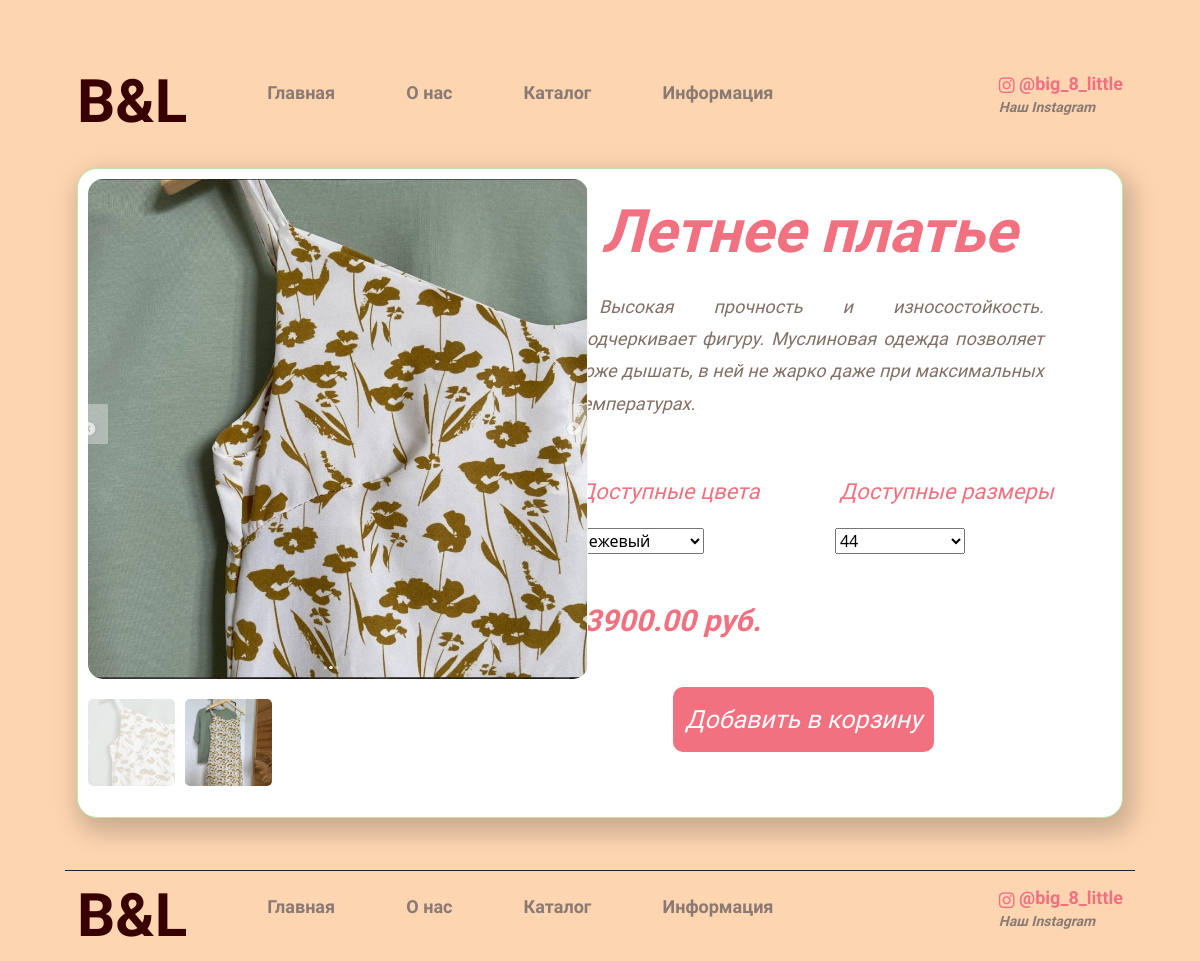
The app's page /products/dresses/summer_dress1/ with its own data.
### mainapp/models.py (models this page shows, shortened)
class ImageGallery(models.Model):
    content_type = models.ForeignKey(ContentType, on_delete=models.CASCADE, null=True)
    object_id = models.PositiveIntegerField()
    content_object = GenericForeignKey('content_type', 'object_id')
    image = models.ImageField(upload_to=upload_function, null=True, blank=True)
    is_main = models.BooleanField(default=False)
    class Meta:
        verbose_name = 'Галерея изображений'
        verbose_name_plural = verbose_name

class Product(models.Model):  # каркас продукта
    category = models.ForeignKey(Category, verbose_name='Категория', on_delete=models.CASCADE)
    title = models.CharField(max_length=255, verbose_name='Наименование')
    slug = models.SlugField(unique=True)
    description = models.TextField(verbose_name='Описание', null=True)
    price = models.DecimalField(max_digits=9, decimal_places=2, verbose_name='Цена')
    class Meta:
        verbose_name = 'Товар'
        verbose_name_plural = 'Товары'

### mainapp/views.py (the view)
# urls.py: path('products/<str:category_slug>/<str:product_slug>/', ProductDetail, name='product_detail'),
def ProductDetail(request, category_slug, product_slug):
    categories = Category.objects.all()
    category = get_object_or_404(Category, slug=category_slug)
    product = get_object_or_404(Product, slug=product_slug)
    images = ImageGallery.objects.filter(object_id=product.id)
    main_image = get_object_or_404(ImageGallery, object_id=product.id, is_main=True)
    colors = ColorField.objects.filter(object_id=product.id)
    sizes = SizeField.objects.filter(object_id=product.id)
    return render(request, 'product_detail.html', locals())

### mainapp/templates/product_detail.html (shortened to what this page needs)
{% extends 'catalog.html' %}
{% load static %}
{% block link-css %}
<link rel="stylesheet" href="{% static 'shop/css/base.css' %}">
<link rel="stylesheet" href="{% static 'shop/css/catalog.css' %}">
<link rel="stylesheet" href="{% static 'shop/css/product_detail.css' %}">
{% endblock %}
{% block main-content %}
<div class="container">
    <div class="content">
        <div class="detail-photo">
            <div class="double-slider">
                <div class="slider">
                    {% for img in images %}
                    <div class="slider-item">
                    </div>
                    {% endfor %}
                </div>
                <div class="down-imgs">
                    <div class="slider-nav">
                        {% for img in images %}
                        <div class="slider-nav-item">
                            <img src="{{img.image.url}}" loading="lazy" alt="">
                        </div>
                        {% endfor %}
                    </div>
                </div>
            </div>
        </div>
        <div class="detail-text">
            <p class="detail-name">
                {{product.title}}
            </p>
            <p class="detail-description">
                {{product.description}}
            </p>
            <div class="specification">
                <div class="colors-div">
                    <p class="name-specification">Доступные цвета</p>
                    <select>
                        {% for color in colors %}
                        <option class="colors">
                            {{color.color}}
                        </option>
                        {% endfor %}
                    </select>
                </div>
                <div class="sizes-div">
                    <p class="name-specification">Доступные размеры</p>
                    <select>
                        {% for size in sizes %}
                        <option class="sizes">
                            {{size.size}}
                        </option>
                        {% endfor %}
                    </select>
                </div>
            </div>
            <p class="detail-price">
                {{product.price}} руб.
            </p>
            <button class="add-to-cart">Добавить в корзину</button>
        </div>
    </div>
</div>
{% endblock %}

### static_dev/shop/css/base.css (style rules this page uses)
.container { width: 1170px; margin: 0 auto; z-index: 0; }
.content { display: flex; }
.content p { color: #827067; font-family: 'Exo 2', sans-serif; font-style: italic; font-weight: 200; font-size: 20px; line-height: 1.8em; text-indent: 1.4em; text-align: justify; }
.slider { min-width: 0; left: 0; width: 350px; z-index: 1; }
.slider-nav { min-width: 0; z-index: 1; }
.slider-nav img { width: 87px; height: 87px; border-radius: 5%; }
.slick-current { opacity: 0.2; }
.slider { position: relative; }
.slider-item.slick-slide { z-index: 1 !important; }
@media screen and (max-width: 1400px) { .content p { font-size: 19px; } }
@media screen and (max-width: 1200px) { .container { width: 1070px; } }
@media screen and (max-width: 1200px) { .slider-nav img { width: 73px; height: 73px; } }
@media screen and (max-width: 1200px) { .slider { width: 300px; } }
@media screen and (max-width: 1200px) { .content p { font-size: 18px; } }

### static_dev/shop/css/catalog.css (style rules this page uses)
body { background: #fdd5b1; }
.content { display: flex; position: relative; }

### static_dev/shop/css/product_detail.css (style rules this page uses)
.content { position: relative; display: flex; border: 1px solid #b5e9a7; border-radius: 20px; background: #fff; height: 650px; box-shadow: 5px 10px 25px 5px rgb(0 0 0 / 20%); overflow: hidden; margin: 2% 0 5% 0; }
.detail-photo { float: left; width: 40%; margin: 1% 1%; }
.detail-text { float: right; width: 50%; }
.slider { min-width: 0; left: 0; width: 500px; z-index: 1; }
.slider-nav { min-width: 0; z-index: 1; }
.slider-nav img { width: 87px; height: 87px; border-radius: 5px; margin-right: 10px; }
.slick-current { opacity: 0.2; }
.slider { position: relative; }
.slider-item.slick-slide { z-index: 1 !important; }
.detail-text { margin: 3%; }
.detail-name { font-size: 60px !important; color: #f17180 !important; font-weight: bold !important; text-align: center !important; text-indent: 0 !important; line-height: 0.2em !important; margin-top: 5%; }
.detail-description { margin: 10% 5% 10% 5%; }
.specification { display: flex; }
.colors-div { float: left; width: 50%; }
.sizes-div { float: right; width: 50%; }
.name-specification { font-size: 22px !important; color: #f17180 !important; }
select { margin-left: 10%; width: 50%; }
.colors { margin: 0; }
.detail-price { margin-top: 40px !important; font-weight: bold !important; color: #f17180 !important; font-size: 30px !important; text-indent: 1.2em !important; }
.add-to-cart { height: 10%; width: 25%; position: absolute; bottom: 10%; background: #f17180; font-size: 25px; border-radius: 10px; font-family: 'Exo 2', sans-serif; font-weight: 500; font-style: italic; border: 0; color: #fff; margin-left: 12%; }

### records on screen
ImageGallery: image (picture)
ImageGallery: image (picture)
Product: title "Летнее платье", description "Высокая прочность и износостойкость. Подчеркивает фигуру. Муслиновая одежда позволяет коже дышать, в ней не жарко даже при максимальных температурах.", price "3900.00"

### other values on screen
form field value "Бежевый"
form field value "44"
